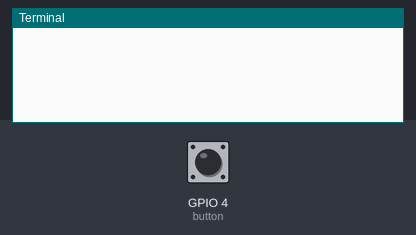
A program run on a simulated Raspberry Pi (BCM pin numbers). On the bench: the last lines printed to the terminal. The inputs (shaded band) are chosen by the test bench; at power-on: GPIO 4 (button) HIGH.

Above: at 1.2 s.
1.3 s: GPIO 4 (button) pulled LOW for 0.15 s
At 1.43 s:
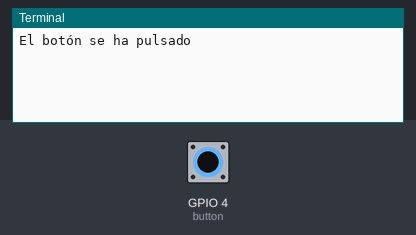
At 2.5 s:
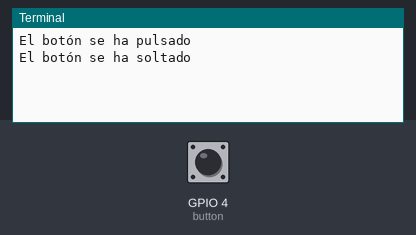

Measured:
- after the input at 1.3 s, the terminal: prints a new line at once (image 1)

The program:

0_pulsador.py
```python
from gpiozero import Button
from signal import pause

button = Button(4)


# Función que se ejecuta cuando el botón se pulsa
def btn_pulsado():
    print("El botón se ha pulsado")


# Función que se ejecuta cuando el botón se suelta
def btn_soltado():
    print("El botón se ha soltado")


# Asignamos las funciones a las acciones del botón
button.when_pressed = btn_pulsado
button.when_released = btn_soltado

# Mantenemos el programa pausado
# Las acciones del botón se procesan de fondo
# No necesario si lo ejecutamos desde intérprete
# Finalizar con Ctrl+C
pause()
```
